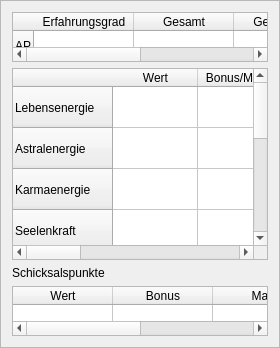
               <widget class="QFrame" name="frame_11">
                <property name="frameShape">
                 <enum>QFrame::StyledPanel</enum>
                </property>
                <property name="frameShadow">
                 <enum>QFrame::Raised</enum>
                </property>
                <layout class="QVBoxLayout" name="verticalLayout_13">
                 <item>
                  <widget class="QTableWidget" name="apTable_dsa5">
                   <property name="maximumSize">
                    <size>
                     <width>16777215</width>
                     <height>50</height>
                    </size>
                   </property>
                   <attribute name="horizontalHeaderStretchLastSection">
                    <bool>true</bool>
                   </attribute>
                   <row>
                    <property name="text">
                     <string>AP</string>
                    </property>
                   </row>
                   <column>
                    <property name="text">
                     <string>Erfahrungsgrad</string>
                    </property>
                   </column>
                   <column>
                    <property name="text">
                     <string>Gesamt</string>
                    </property>
                   </column>
                   <column>
                    <property name="text">
                     <string>Gesammelt</string>
                    </property>
                   </column>
                   <column>
                    <property name="text">
                     <string>Ausgegeben</string>
                    </property>
                   </column>
                  </widget>
                 </item>
                 <item>
                  <widget class="QTableWidget" name="allgWerteTable_dsa5">
                   <attribute name="horizontalHeaderDefaultSectionSize">
                    <number>85</number>
                   </attribute>
                   <attribute name="horizontalHeaderStretchLastSection">
                    <bool>true</bool>
                   </attribute>
                   <attribute name="verticalHeaderDefaultSectionSize">
                    <number>41</number>
                   </attribute>
                   <attribute name="verticalHeaderStretchLastSection">
                    <bool>false</bool>
                   </attribute>
                   <row>
                    <property name="text">
                     <string>Lebensenergie</string>
                    </property>
                   </row>
                   <row>
                    <property name="text">
                     <string>Astralenergie</string>
                    </property>
                   </row>
                   <row>
                    <property name="text">
                     <string>Karmaenergie</string>
                    </property>
                   </row>
                   <row>
                    <property name="text">
                     <string>Seelenkraft</string>
                    </property>
                   </row>
                   <row>
                    <property name="text">
                     <string>Zähigkeit</string>
                    </property>
                   </row>
                   <row>
                    <property name="text">
                     <string>Ausweichen</string>
                    </property>
                   </row>
                   <row>
                    <property name="text">
                     <string>Initiative</string>
                    </property>
                   </row>
                   <row>
                    <property name="text">
                     <string>Geschwindigkeit</string>
                    </property>
                   </row>
                   <column>
                    <property name="text">
                     <string>Wert</string>
                    </property>
                   </column>
                   <column>
                    <property name="text">
                     <string>Bonus/Malus</string>
                    </property>
                   </column>
                   <column>
                    <property name="text">
                     <string>Zukauf</string>
                    </property>
                   </column>
                   <column>
                    <property name="text">
                     <string>Max</string>
                    </property>
                   </column>
                  </widget>
                 </item>
                 <item>
                  <widget class="QLabel" name="label_17">
                   <property name="text">
                    <string>Schicksalspunkte</string>
                   </property>
                  </widget>
                 </item>
                 <item>
                  <widget class="QTableWidget" name="schicksalspunkteTable_dsa5">
                   <property name="sizePolicy">
                    <sizepolicy hsizetype="Expanding" vsizetype="Preferred">
                     <horstretch>0</horstretch>
                     <verstretch>0</verstretch>
                    </sizepolicy>
                   </property>
                   <property name="maximumSize">
                    <size>
                     <width>16777215</width>
                     <height>50</height>
                    </size>
                   </property>
                   <attribute name="horizontalHeaderStretchLastSection">
                    <bool>true</bool>
                   </attribute>
                   <attribute name="verticalHeaderVisible">
                    <bool>false</bool>
                   </attribute>
                   <attribute name="verticalHeaderHighlightSections">
                    <bool>true</bool>
                   </attribute>
                   <row>
                    <property name="text">
                     <string/>
                    </property>
                   </row>
                   <column>
                    <property name="text">
                     <string>Wert</string>
                    </property>
                   </column>
                   <column>
                    <property name="text">
                     <string>Bonus</string>
                    </property>
                   </column>
                   <column>
                    <property name="text">
                     <string>Max</string>
                    </property>
                   </column>
                   <column>
                    <property name="text">
                     <string>Aktuell</string>
                    </property>
                   </column>
                  </widget>
                 </item>
                </layout>
               </widget>
